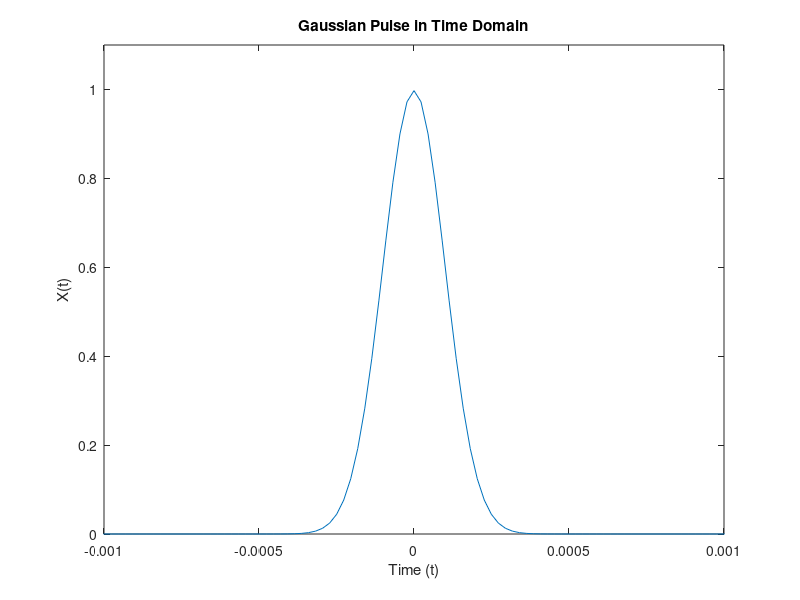

This figure's MATLAB source:
## Fast Fourier Trannsformation.
Fs = 1000;
T = 1/Fs;
L = 1500;
t = (0:L-1)*T;
S = 0.8 + 0.7*sin(2*pi*50*t) + sin(2*pi*120*t);
X = S + 2*randn(size(t));
plot(1000*t,X)
title("Signal Corrupted with Zero-Mean Random Noise")
xlabel("t (milliseconds)")
ylabel("X(t)")
##Compute Fourier Signal
Y=fft(X)
##plot(Fs/L*(0:L-1),abs(Y),"LineWidth",3)
##title("Complex Magnitude of fft Spectrum")
##xlabel("f (Hz)")
##ylabel("|fft(X)|")

##plot(Fs/L*(-L/2:L/2-1),abs(fftshift(Y)),"LineWidth",3)
##title("fft Spectrum in the Positive and Negative Frequencies")
##xlabel("f (Hz)")
##ylabel("|fft(X)|")

##plot(Fs/L*(-L/2:L/2-1),abs(fftshift(Y)),"LineWidth",3)
##title("fft Spectrum in the Positive and Negative Frequencies")
##xlabel("f (Hz)")
##ylabel("|fft(X)|")

##P2 = abs(Y/L);
##P1 = P2(1:L/2+1);
##P1(2:end-1) = 2*P1(2:end-1);
##f = Fs/L*(0:(L/2));
##plot(f,P1,"LineWidth",3)
##title("Single-Sided Amplitude Spectrum of X(t)")
##xlabel("f (Hz)")
##ylabel("|P1(f)|")

##Y = fft(S);
##P2 = abs(Y/L);
##P1 = P2(1:L/2+1);
##P1(2:end-1) = 2*P1(2:end-1);
##plot(f,P1,"LineWidth",3)
##title("Single-Sided Amplitude Spectrum of S(t)")
##xlabel("f (Hz)")
##ylabel("|P1(f)|")

## Gaussian Pulse
Fs = 44100;
T = 1/Fs;
t = -0.5:T:0.5;
L = length(t);
X = 1/(0.4*sqrt(2*pi))*(exp(-t.^2/(2*(0.1*1e-3)^2)));
plot(t,X)
title("Gaussian Pulse in Time Domain")
xlabel("Time (t)")
ylabel("X(t)")
axis([-1e-3 1e-3 0 1.1])



##Compuational Efficiency
##




